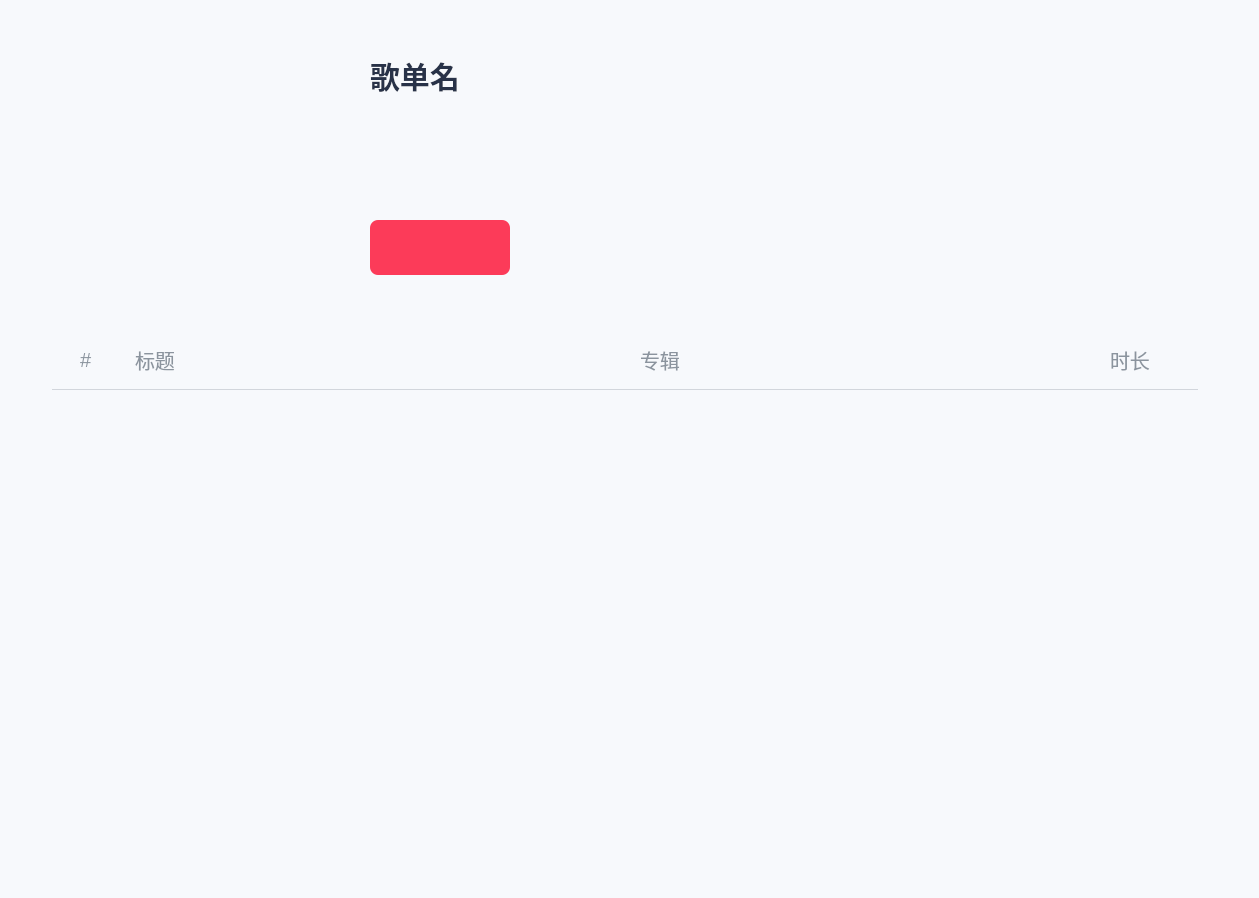
<?xml version="1.0" encoding="UTF-8"?>
<ui version="4.0">
 <class>Songlistwi</class>
 <widget class="QWidget" name="Songlistwi">
  <property name="geometry">
   <rect>
    <x>0</x>
    <y>0</y>
    <width>1259</width>
    <height>898</height>
   </rect>
  </property>
  <property name="minimumSize">
   <size>
    <width>1259</width>
    <height>898</height>
   </size>
  </property>
  <property name="maximumSize">
   <size>
    <width>1259</width>
    <height>898</height>
   </size>
  </property>
  <property name="windowTitle">
   <string>Form</string>
  </property>
  <property name="styleSheet">
   <string notr="true">background-color: #F7F9FC;</string>
  </property>
  <layout class="QVBoxLayout" name="verticalLayout">
   <property name="spacing">
    <number>0</number>
   </property>
   <property name="leftMargin">
    <number>0</number>
   </property>
   <property name="topMargin">
    <number>0</number>
   </property>
   <property name="rightMargin">
    <number>0</number>
   </property>
   <property name="bottomMargin">
    <number>0</number>
   </property>
   <item>
    <widget class="QWidget" name="widget" native="true">
     <property name="minimumSize">
      <size>
       <width>0</width>
       <height>340</height>
      </size>
     </property>
     <property name="maximumSize">
      <size>
       <width>16777215</width>
       <height>340</height>
      </size>
     </property>
     <layout class="QHBoxLayout" name="horizontalLayout">
      <property name="spacing">
       <number>0</number>
      </property>
      <property name="leftMargin">
       <number>0</number>
      </property>
      <property name="topMargin">
       <number>0</number>
      </property>
      <property name="rightMargin">
       <number>0</number>
      </property>
      <property name="bottomMargin">
       <number>0</number>
      </property>
      <item>
       <spacer name="horizontalSpacer">
        <property name="orientation">
         <enum>Qt::Horizontal</enum>
        </property>
        <property name="sizeType">
         <enum>QSizePolicy::Fixed</enum>
        </property>
        <property name="sizeHint" stdset="0">
         <size>
          <width>60</width>
          <height>20</height>
         </size>
        </property>
       </spacer>
      </item>
      <item>
       <widget class="QLabel" name="icon_lb">
        <property name="minimumSize">
         <size>
          <width>250</width>
          <height>250</height>
         </size>
        </property>
        <property name="maximumSize">
         <size>
          <width>250</width>
          <height>250</height>
         </size>
        </property>
        <property name="styleSheet">
         <string notr="true">border-image: url(:/res/head_2.jpg);
  border: none;
   border-radius: 20px;
    background-color: transparent;</string>
        </property>
        <property name="text">
         <string/>
        </property>
       </widget>
      </item>
      <item>
       <widget class="QWidget" name="widget_2" native="true">
        <property name="styleSheet">
         <string notr="true">QPushButton {
    border: none;
       border-radius: 8px;
      background-color: #f0f3f6;
      color: black;
   }
   QPushButton:hover {
     background-color: #e4e8ec;
    }
  QPushButton:checked {
    background-color: #fc3c4d;
    }</string>
        </property>
        <widget class="QLabel" name="name_lb">
         <property name="geometry">
          <rect>
           <x>60</x>
           <y>50</y>
           <width>500</width>
           <height>50</height>
          </rect>
         </property>
         <property name="minimumSize">
          <size>
           <width>500</width>
           <height>50</height>
          </size>
         </property>
         <property name="maximumSize">
          <size>
           <width>500</width>
           <height>50</height>
          </size>
         </property>
         <property name="styleSheet">
          <string notr="true">color: #283248;
        font-size: 30px;
        font-family: &quot;Microsoft YaHei&quot;;
        font-weight: normal;
        background-color: transparent;
font-weight: bold;                 </string>
         </property>
         <property name="text">
          <string>歌单名</string>
         </property>
        </widget>
        <widget class="QPushButton" name="playall_btn">
         <property name="geometry">
          <rect>
           <x>60</x>
           <y>220</y>
           <width>140</width>
           <height>55</height>
          </rect>
         </property>
         <property name="font">
          <font>
           <pointsize>11</pointsize>
           <bold>true</bold>
          </font>
         </property>
         <property name="styleSheet">
          <string notr="true">QPushButton {
	background-color: #FC3B59;
    background-image: url(:/res/viewswitch/playall1.png);  /* 默认状态图片 */
    background-repeat: no-repeat;
    background-position: left center;
}

QPushButton:hover {
background-color: #e33550;
    background-image: url(:/res/viewswitch/playall2.png);  /* 鼠标悬浮时显示的图片 */
    background-repeat: no-repeat;
    background-position: left center;
}

QPushButton:pressed {
 background-color: #eb8491;
    background-image: url(:/res/viewswitch/playall3.png);    /* 选中状态图片 */
    background-repeat: no-repeat;
    background-position: left center;
}
</string>
         </property>
         <property name="text">
          <string/>
         </property>
        </widget>
       </widget>
      </item>
     </layout>
    </widget>
   </item>
   <item>
    <widget class="QScrollArea" name="scrollArea">
     <property name="styleSheet">
      <string notr="true">QScrollArea {
    border: none; /* 去除边框 */
    background-color: #f0f3f6;
}

QScrollArea::corner {
    background-color: #f0f3f6;
}

QScrollBar:vertical {
    background-color: #f0f3f6; /* 滚动条背景 */
    width: 9px; /* 滚动条宽度 */
    margin: 0px 0px 0px 0px; /* 控制滚动条的间距 */
    border-radius: 4px;
}

QScrollBar::handle:vertical {
    background-color: #dcdfe4; /* 滚动条滑块颜色 */
    border-radius: 4px;
}

QScrollBar::handle:vertical:hover {
    background-color: #bec3ca; /* 滚动条滑块悬停时颜色 */
}

QScrollBar::add-line:vertical, QScrollBar::sub-line:vertical {
    background-color: #f0f3f6; /* 隐藏滚动条上下箭头 */
}
QScrollBar:horizontal {
    height: 0px; /* 关键：将高度设为 0，使水平滚动条不可见且不占空间 */
    background-color: transparent; /* 可选：背景透明 */
}
</string>
     </property>
     <property name="widgetResizable">
      <bool>true</bool>
     </property>
     <widget class="QWidget" name="scrollAreaWidgetContents">
      <property name="geometry">
       <rect>
        <x>0</x>
        <y>0</y>
        <width>1259</width>
        <height>558</height>
       </rect>
      </property>
      <layout class="QVBoxLayout" name="verticalLayout_2">
       <property name="spacing">
        <number>0</number>
       </property>
       <property name="leftMargin">
        <number>0</number>
       </property>
       <property name="topMargin">
        <number>0</number>
       </property>
       <property name="rightMargin">
        <number>0</number>
       </property>
       <property name="bottomMargin">
        <number>0</number>
       </property>
       <item>
        <widget class="QWidget" name="widget_3" native="true">
         <property name="minimumSize">
          <size>
           <width>0</width>
           <height>50</height>
          </size>
         </property>
         <property name="maximumSize">
          <size>
           <width>16777215</width>
           <height>50</height>
          </size>
         </property>
         <property name="styleSheet">
          <string notr="true">background-color: #F7F9FC;</string>
         </property>
         <widget class="QLabel" name="label_2">
          <property name="geometry">
           <rect>
            <x>80</x>
            <y>0</y>
            <width>40</width>
            <height>40</height>
           </rect>
          </property>
          <property name="minimumSize">
           <size>
            <width>0</width>
            <height>40</height>
           </size>
          </property>
          <property name="styleSheet">
           <string notr="true">color: #8b949e;
        font-size: 20px;
        font-family: &quot;Microsoft YaHei&quot;;
        font-weight: normal;
        background-color: transparent;
            </string>
          </property>
          <property name="text">
           <string>#</string>
          </property>
         </widget>
         <widget class="QLabel" name="label_3">
          <property name="geometry">
           <rect>
            <x>135</x>
            <y>0</y>
            <width>60</width>
            <height>40</height>
           </rect>
          </property>
          <property name="minimumSize">
           <size>
            <width>60</width>
            <height>40</height>
           </size>
          </property>
          <property name="styleSheet">
           <string notr="true">color: #8b949e;
        font-size: 20px;
        font-family: &quot;Microsoft YaHei&quot;;
        font-weight: normal;
        background-color: transparent;</string>
          </property>
          <property name="text">
           <string>标题</string>
          </property>
         </widget>
         <widget class="QLabel" name="label_4">
          <property name="geometry">
           <rect>
            <x>640</x>
            <y>0</y>
            <width>60</width>
            <height>40</height>
           </rect>
          </property>
          <property name="minimumSize">
           <size>
            <width>60</width>
            <height>40</height>
           </size>
          </property>
          <property name="styleSheet">
           <string notr="true">color: #8b949e;
        font-size: 20px;
        font-family: &quot;Microsoft YaHei&quot;;
        font-weight: normal;
        background-color: transparent;</string>
          </property>
          <property name="text">
           <string>专辑</string>
          </property>
         </widget>
         <widget class="QLabel" name="label_5">
          <property name="geometry">
           <rect>
            <x>1110</x>
            <y>0</y>
            <width>60</width>
            <height>40</height>
           </rect>
          </property>
          <property name="minimumSize">
           <size>
            <width>60</width>
            <height>40</height>
           </size>
          </property>
          <property name="styleSheet">
           <string notr="true">color: #8b949e;
        font-size: 20px;
        font-family: &quot;Microsoft YaHei&quot;;
        font-weight: normal;
        background-color: transparent;</string>
          </property>
          <property name="text">
           <string>时长</string>
          </property>
         </widget>
         <widget class="Line" name="line">
          <property name="geometry">
           <rect>
            <x>52</x>
            <y>49</y>
            <width>1146</width>
            <height>1</height>
           </rect>
          </property>
          <property name="styleSheet">
           <string notr="true">QFrame {
    background-color: #d2d6dc;
    height: 1px;
    border: none;
}
</string>
          </property>
          <property name="orientation">
           <enum>Qt::Horizontal</enum>
          </property>
         </widget>
        </widget>
       </item>
       <item>
        <widget class="QListView" name="m_listView">
         <property name="styleSheet">
          <string notr="true"> border: none; /* 去除边框 */
    background-color: #F7F9FC;
</string>
         </property>
        </widget>
       </item>
      </layout>
     </widget>
    </widget>
   </item>
  </layout>
 </widget>
 <resources/>
 <connections/>
</ui>
